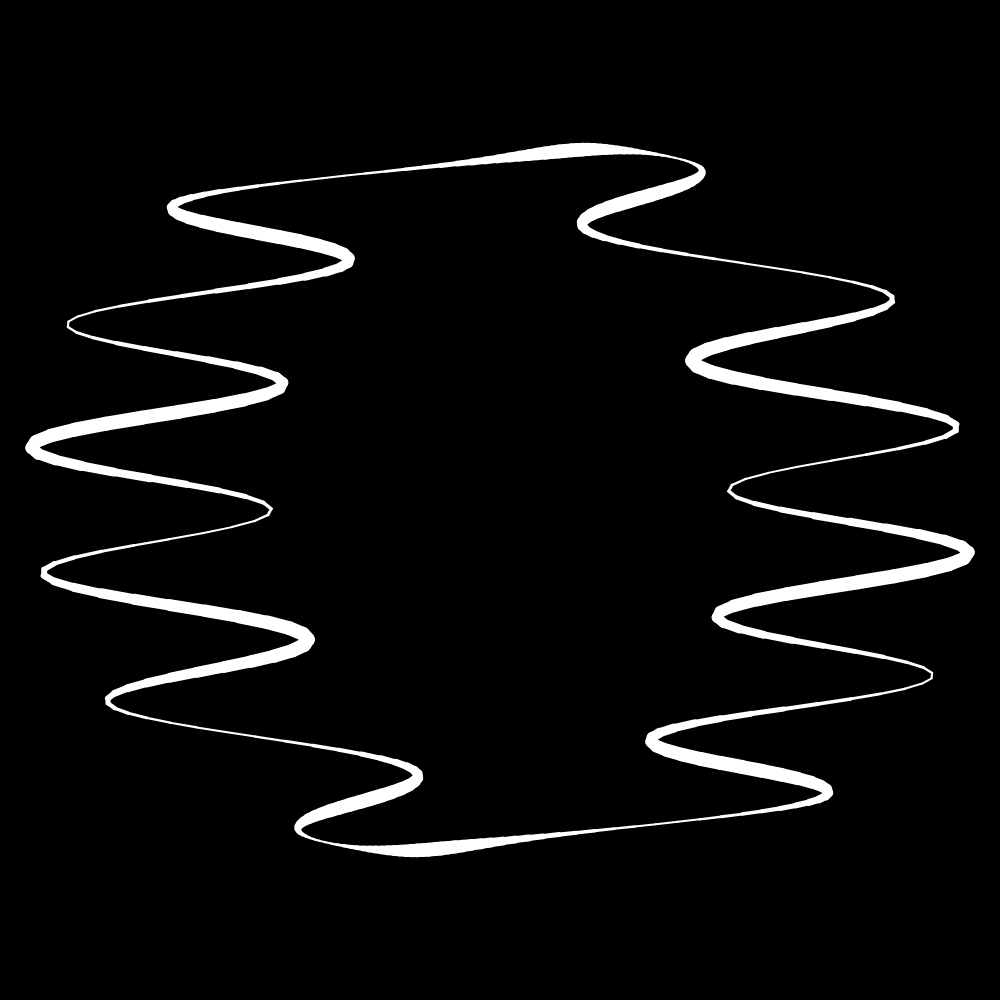
Frame 1 (no input)
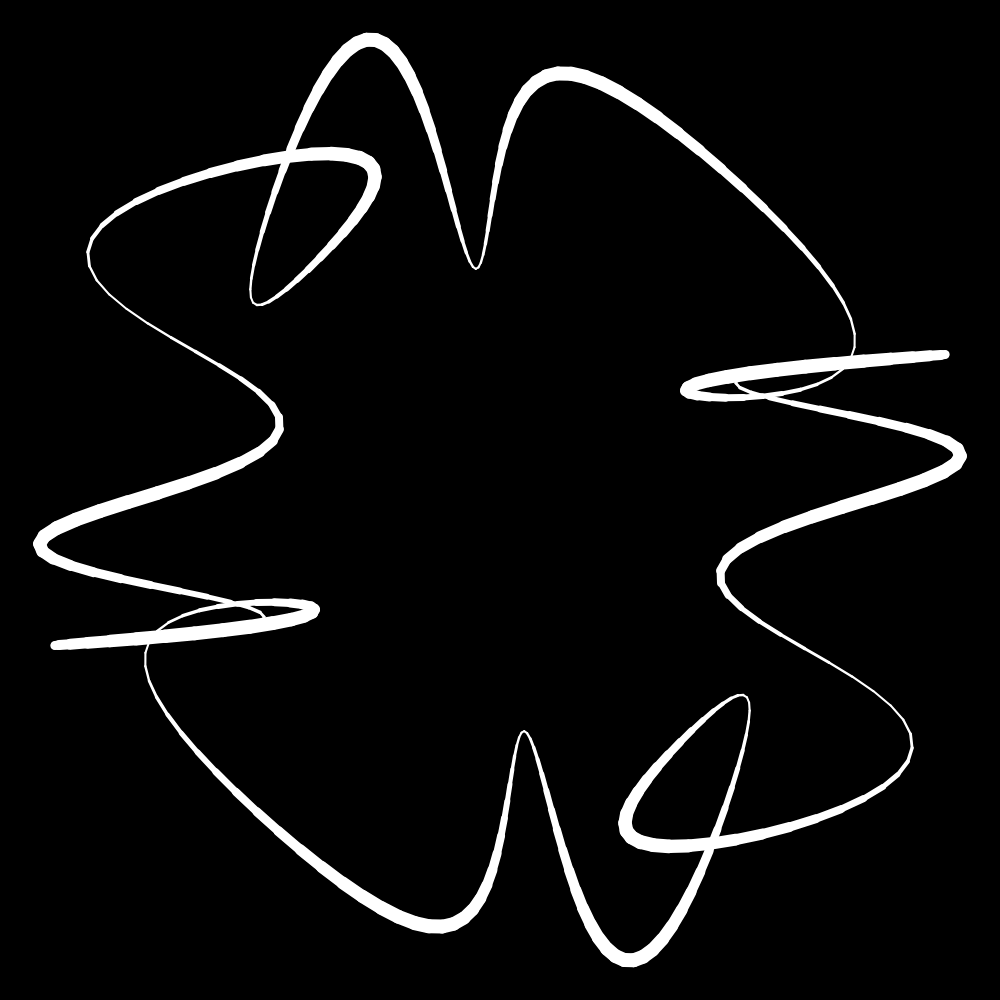
Frame 60 (no input)
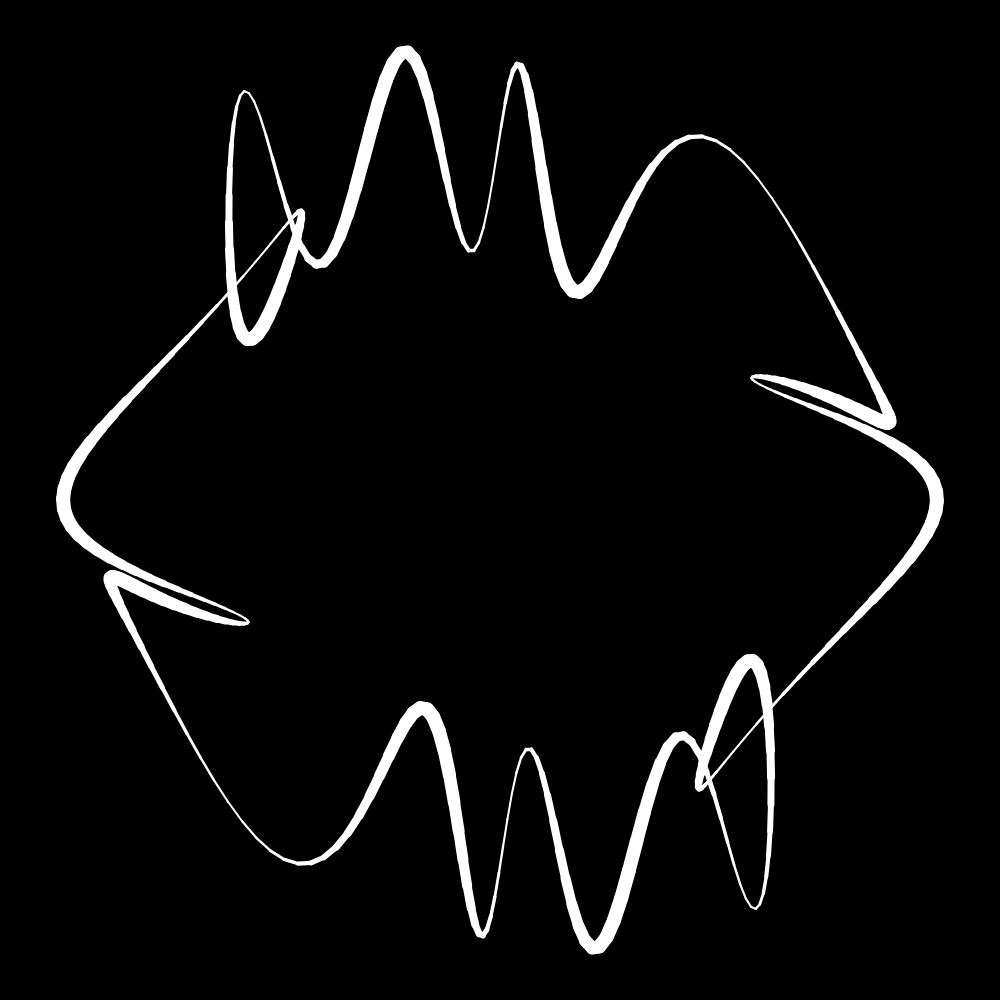
Frame 120 (the mouse pressed at the canvas centre since frame 60)

The p5.js sketch that drew these frames (run headless with seeded random() and noise() and a simulated clock; from frame 60 on, the mouse is pressed at the canvas centre):

// p5.js sketch
// ── sketch.js
let radius = 350;

function setup() {
	createCanvas(1000, 1000);
	angleMode(DEGREES);
	stroke(255);
	strokeWeight(4);
}

function draw() {
	background(0);
	for (let j = 0; j < 1; j++) {
		for (let i = 0; i < 360; i++) {
			// let fluct = random(-10, 10);
			strokeWeight(8 + 6 * sin(i * 10));
			let fluctX = (80 + 40 * cos(frameCount * 0.6)) * sin(1000 * sin(i) * cos(frameCount * 0.5));
			let fluctY = (80 + 40 * cos(frameCount * 0.5)) * sin(1000 * cos(i) * sin(frameCount * 0.6));
			let fluctX2 = (80 + 40 * cos(frameCount * 0.6)) * sin(1000 * sin(i + 1) * cos(frameCount * 0.5));
			let fluctY2 = (80 + 40 * cos(frameCount * 0.5)) * sin(1000 * cos(i + 1) * sin(frameCount * 0.6));
			line(width / 2 + radius * cos(i) + fluctX,
				height / 2 + radius * sin(i) + fluctY,
				width / 2 + radius * cos(i + 1) + fluctX2,
				height / 2 + radius * sin(i + 1) + fluctY2);
		}
	}
}
